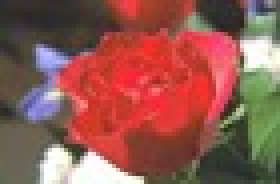
#> input picture sherloq/gui/pyexiftool/test/rose.jpg, 70 x 46 px (shown 4 times larger); its folder holds only this picture in this run
$ python -i pca.py   (imports and definitions only)
#> lines starting #> are read from the running program, lines starting #| are printed output that depends on the picture
#> further down, picture is the input picture: shape (46, 70, 3); mean B, G, R 80.3, 89.3, 145.4
import cv2 as cv
import numpy as np
#from odonto.sherloq.gui.tools import ToolWidget
from odonto.sherloq.gui.utility import norm_mat, modify_font, norm_img, equalize_img

class PcaWidget():
    def __init__(self, image, parent=None, equalize=True, invert=False, distance_radio=True, project_radio=False, crossprod_radio=False, component_combo=2):
#> called with equalize = True, invert = False, distance_radio = True, project_radio = False, crossprod_radio = False, component_combo = 2
        self.distance_radio = distance_radio
        self.project_radio = project_radio
        self.crossprod_radio = crossprod_radio
        self.distance_radio = distance_radio
        self.last_radio = self.distance_radio
        self.invert_check = invert
        self.equalize_check = equalize
        self.component_combo = component_combo

        image = np.array(image)

        rows, cols, chans = image.shape
#> rows = 46; cols = 70; chans = 3
        x = np.reshape(image, (rows * cols, chans)).astype(np.float32)
        mu, ev, ew = cv.PCACompute2(x, np.array([]))
#> mu = [[80.32, 89.27, 145.4]]; ev = [[0.577, 0.53, 0.621], [-0.414, -0.466, 0.782], [-0.704, 0.708, 0.05]]; ew = [6892.1, 3118.5, 208.3]
        p = np.reshape(cv.PCAProject(x, mu, ev), (rows, cols, chans))
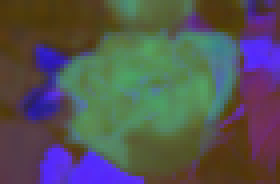
#> p: shape (46, 70, 3) float32 (shown 4 times larger); mean of channels 0, 1, 2 0, 0, 0; drawn with min black and max white
        x0 = image.astype(np.float32) - mu
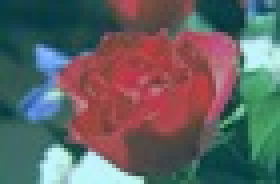
#> x0: shape (46, 70, 3) float32 (shown 4 times larger); mean B, G, R 0, 0, 0; drawn with min black and max white
        self.output = []
        for i, v in enumerate(ev):
            cross = np.cross(x0, v)
            distance = np.linalg.norm(cross, axis=2) / np.linalg.norm(v)
            project = p[:, :, i]
            self.output.extend([norm_mat(distance, to_bgr=True), norm_mat(project, to_bgr=True), norm_img(cross)])
#> this loop made 1 pass
#> pass 1, in __init__, `cross = np.cross(x0, v)`:
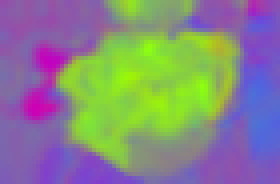
#> cross: shape (46, 70, 3) float32 (shown 4 times larger); mean B, G, R 0, 0, 0; drawn with min black and max white
#> pass 1, in __init__, `distance = np.linalg.norm(cross, axis=2) / np.linalg.norm(v)`:
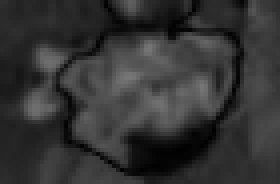
#> distance: shape (46, 70) float32 (shown 4 times larger); min 1.01, max 118.8, mean 52.3
#> pass 1, in __init__, `project = p[:, :, i]`:
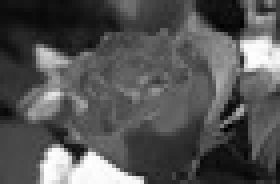
#> project: shape (46, 70) float32 (shown 4 times larger); min -127.5, max 256.7, mean 0; drawn with min black and max white
#> after the loop, self.output = []

        table_data = [
            [mu[0, 2], mu[0, 1], mu[0, 0]],
            [ev[0, 2], ev[0, 1], ev[0, 0]],
            [ev[1, 2], ev[1, 1], ev[1, 0]],
            [ev[2, 2], ev[2, 1], ev[2, 0]],
            [ew[2, 0], ew[1, 0], ew[0, 0]],
        ]

    def process(self):
        index = 3 * self.component_combo
        if self.distance_radio:
            output = self.output[index]
            self.last_radio = self.distance_radio
            if self.equalize_check:
                output = equalize_img(output)
            if self.invert_check:
                output = cv.bitwise_not(output)

        elif self.project_radio:
            output = self.output[index + 1]
            self.last_radio = self.project_radio
            if self.equalize_check:
                output = equalize_img(output)
            if self.invert_check:
                output = cv.bitwise_not(output)

        elif self.crossprod_radio:
            output = self.output[index + 2]
            self.last_radio = self.crossprod_radio
            if self.equalize_check:
                output = equalize_img(output)
            if self.invert_check:
                output = cv.bitwise_not(output)

        return output


>>> import cv2
>>> picture = cv2.imread('pyexiftool/test/rose.jpg')
#> (the run stopped early here; a loop or call above may not have finished)
